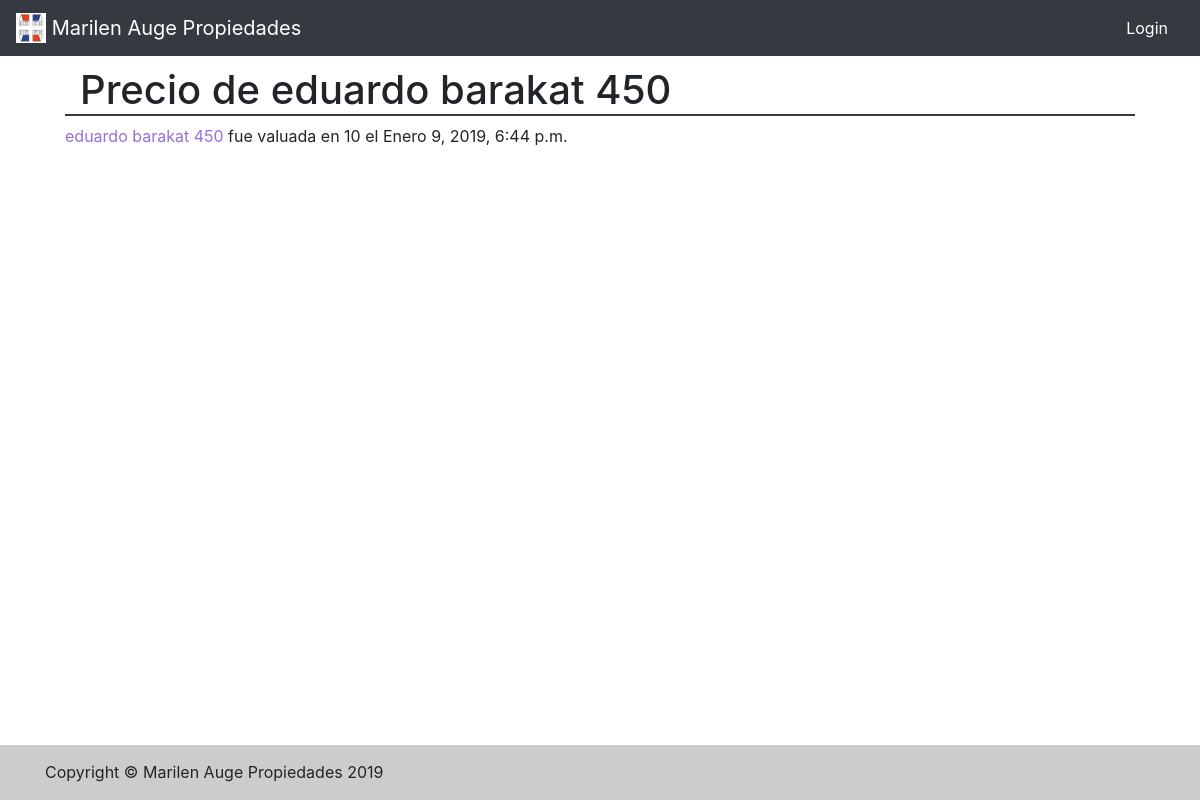
The page /precio/9/ on the database its author committed.
### main/models.py (models this page shows, shortened)
class Propiedad_Precio(models.Model):
    propiedad = models.ForeignKey(Propiedad, on_delete=models.CASCADE)
    precio = models.IntegerField()
    fecha = models.DateTimeField(default=timezone.now)

class Propiedad(models.Model):
    cliente = models.ForeignKey(Cliente, on_delete=models.CASCADE)
    en_venta = models.BooleanField(blank=True)
    apto_credito = models.BooleanField()
    apto_profesional = models.BooleanField()
    CP = models.PositiveIntegerField()
    localidad = models.CharField(max_length=30)
    partido = models.CharField(max_length=30)
    direccion = models.CharField(max_length=30)
    entre = models.CharField(max_length=70, blank=True)
    numero = models.PositiveIntegerField()
    antiguedad = models.PositiveIntegerField(blank=True)
    plano = models.BooleanField()
    superficie_total = models.PositiveIntegerField()
    superficie_semicubierta = models.PositiveIntegerField()
    superficie_cubierta = models.PositiveIntegerField()
    superficie_descubierta = models.PositiveIntegerField()
    medida_frente = models.PositiveIntegerField(blank=True, default='')
    ambientes = models.PositiveIntegerField()
    dormitorios = models.PositiveIntegerField()
    banos = models.PositiveIntegerField()
    cochera = models.BooleanField()
    gas = models.BooleanField(blank=True)
    cloacas = models.BooleanField(blank=True)
    asfalto = models.BooleanField(blank=True)
    agua_corriente = models.BooleanField(blank=True)
    foto = models.ImageField(upload_to=upload_location, blank=True, null=True)
    publicada = models.DateField(default=timezone.now)
    descripcion = models.TextField(max_length=300, default='', blank=True)
    orientaciones = (
        ('n', 'Nor'),
        ('s', 'Sur'),
        ('e', 'Este'),
        ('o', 'Oeste'),
        ('no', 'Noroeste'),
        ('so', 'Sudoeste'),
    )
    zonificaciones = (
        ('u', 'Urbana'),
        ('r', 'Rural'),
        ('s', 'Semiurbana'),
    )
    orientacion = models.CharField(max_length=1, choices=orientaciones, blank=True, default='s',
                                   help_text='Orientacion del Inmueble')
    zonificacion = models.CharField(max_length=1, choices=zonificaciones, blank=True, default='c',
                                    help_text='Zonificacion del Inmueble')
    class Meta:
        verbose_name_plural = "propiedades"
    def __str__(self):
        return '%s %s' % (self.direccion, self.numero)

### main/views.py (the view)
# urls.py: path('precio/<int:pk>/', views.PrecioDetailView.as_view(), name='detalle_precio'),
class PrecioDetailView(DetailView):
    template_name = 'main/mostrar_precio.html'
    queryset = Propiedad_Precio.objects.all()
    def get_object(self):
        id_ = self.kwargs.get("pk")
        print(id_)
        return get_object_or_404(Propiedad_Precio, pk=id_)

### templates/main/mostrar_precio.html (shortened to what this page needs)
{% extends 'main/base.html' %}
{% block breadcrumb %}  Precio de {{ propiedad_precio.propiedad}}{% endblock %}
{% block content %}
    <p> <a href='../../propiedad/{{propiedad_precio.propiedad.id}}'> {{ propiedad_precio.propiedad}}</a>
        fue valuada en  {{propiedad_precio.precio}}  el {{ propiedad_precio.fecha}}</p>
{% endblock %}

### static/css/app.css (style rules this page uses)
body { display: flex; flex-direction: column; min-height: 100vh; }
a { color:mediumpurple; }

### rows shown on the page
Propiedad_Precio: propiedad "eduardo barakat 450", precio "10", fecha "Enero 9, 2019, 6:44 p.m."
